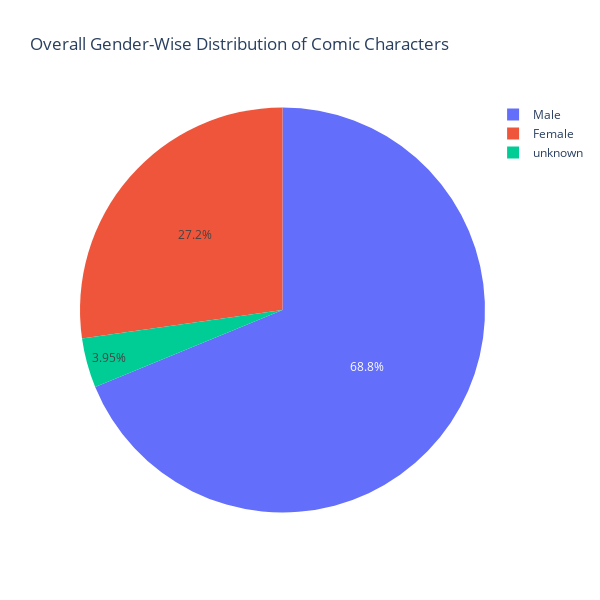

Notebook code cell kept with this figure:
### Code cell
#gender distribution

gender_series = heroes['Gender'].value_counts()
genders = list(gender_series.index)
distribution = list(gender_series/gender_series.sum()*100)
draw = go.Pie(labels=genders, values=distribution)
layout = go.Layout(
    title='Overall Gender-Wise Distribution of Comic Characters',
    height=600,
    width=600
)
data_obj=[draw]
fig=go.Figure(data=data_obj, layout=layout)
py.iplot(fig, filename='Overall Gender-Wise Distribution of Comic Characters')

### Figure 1 — Plotly figure (JSON) as saved in the notebook; plotly's stock layout.template omitted (floating-point values rounded to 4 significant figures)
{"data": [{"labels": ["Male", "Female", "unknown"], "type": "pie", "values": [68.8, 27.25, 3.951]}], "layout": {"height": 600, "title": {"text": "Overall Gender-Wise Distribution of Comic Characters"}, "width": 600}}
